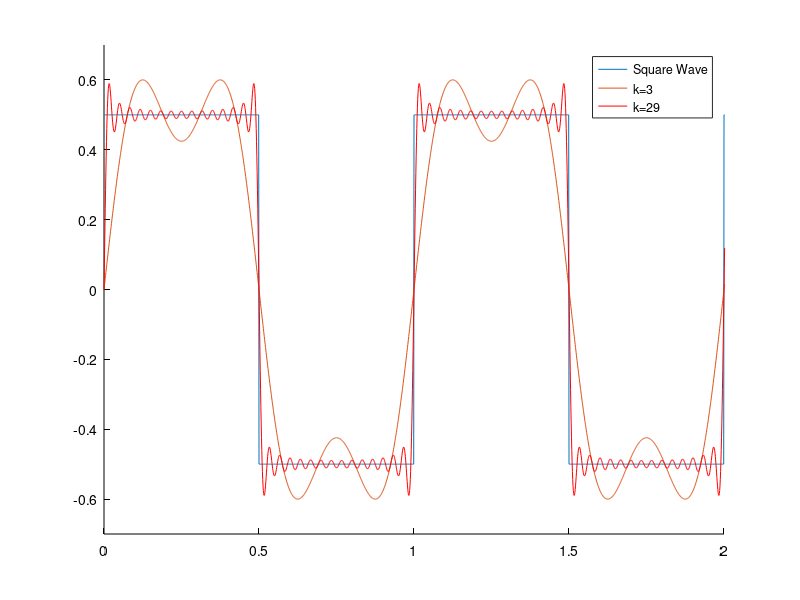

This figure's MATLAB source:
T = 1
amp = 0.5


clf; % Clear the current figure window
ylim([-0.7 0.7])
xlim([0 2])
set(gcf, 'Color', 'w'); % Set the background color of the figure to white
set(gca, 'XColor', 'k', 'YColor', 'k'); % Set the axis color to black
set(gca, 'Color', 'w'); % Set the axis background color to white

hold on
x = 0:0.001:4*pi; % Define the range of x values


% square wave
y_square = amp * square(2 * pi * x / T); % Compute the square wave of x
hold on;              % Hold the current plot
plot(x, y_square);    % Plot the square wave

% sinwave

function y_sum = fourier_approx(k, x, amp, T)
    y_sum = zeros(size(x)); 
    for i = 1:2:k 
        a_i = 4 * amp/(i * pi)
        y_n =  a_i * sin(2 * pi * x * i / T);
        y_sum = y_sum + y_n;
    end
end

y_3 = fourier_approx(3, x, amp, T)
y_29 = fourier_approx(29, x, amp, T)

plot(x, y_3);
hold on 
plot(x, y_29, "r")
legend('Square Wave', 'k=3', 'k=29', 'Location', 'Best');

hold off
